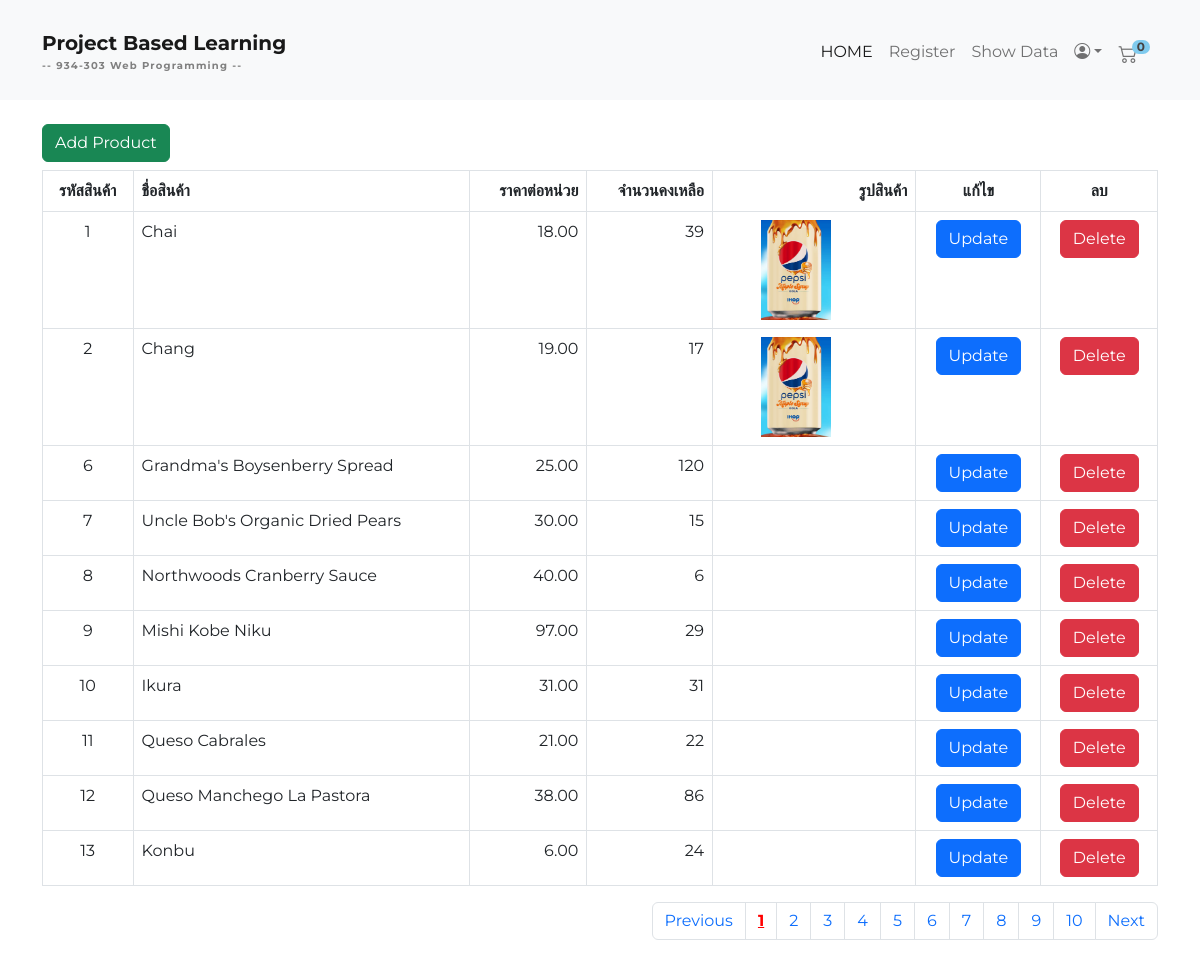
Page /showproduct.php (signed in) on the committed database.
### tables this page shows
CREATE TABLE `products` (
  `ProductID` int(11) NOT NULL,
  `ProductName` varchar(40) NOT NULL,
  `SupplierID` int(11) DEFAULT NULL,
  `CategoryID` int(11) DEFAULT NULL,
  `QuantityPerUnit` varchar(20) DEFAULT NULL,
  `UnitPrice` decimal(10,4) DEFAULT 0.0000,
  `UnitsInStock` smallint(2) DEFAULT 0,
  `UnitsOnOrder` smallint(2) DEFAULT 0,
  `ReorderLevel` smallint(2) DEFAULT 0,
  `Discontinued` bit(1) NOT NULL DEFAULT b'0',
  `productPic` varchar(100) DEFAULT NULL
);

### showproduct.php (the view, shortened to what this page needs)
<?php
include 'connectDB.php';
if (isset($_SESSION['userid'])) {
$sql = "select * from products order by productID";
$rs = $con->query($sql);
$count_row = mysqli_num_rows($rs);
if (isset($_GET['n'])) {
    $n = $_GET['n'];
} else {
    $n = 1;
}
$itemsPerPage = 10;
$numPages = ceil($count_row / $itemsPerPage);
$start = ($n - 1) * $itemsPerPage;
$sql2 = "select * from products p, categories c where p.CategoryID = c.CategoryID order by ProductID limit {$start},  {$itemsPerPage}";
$result2 = $con->query($sql2);
?>
<!doctype html>
<html lang="en">
<head>
    <link href="https://cdn.jsdelivr.net/npm/bootstrap@5.2.1/dist/css/bootstrap.min.css" rel="stylesheet"
>
    <link rel="stylesheet" href="style.css">
</head>
<body>
    <?php include 'header.php' ?>
    <div class="container">
        <?php
        if ($count_row > 0) {
        ?>
        <div class="row mb-2">
            <div class="col-md-3">
                <a class=" btn btn-success" href="productForm.php" role="button">Add Product</a>
            </div>
        </div>
        <table class="table table-bordered">
            <thead>
                <tr>
                    <th scope="col" class="text-center">รหัสสินค้า</th>
                    <th scope="col" class="text-start">ชื่อสินค้า</th>
                    <th scope="col" class="text-end">ราคาต่อหน่วย</th>
                    <th scope="col" class="text-end">จำนวนคงเหลือ</th>
                    <th scope="col" class="text-end">รูปสินค้า</th>
                    <th scope="col" class="text-center">แก้ไข</th>
                    <th scope="col" class="text-center">ลบ</th>
                </tr>
            </thead>
            <tbody>
                <?php
                    while ($result = $result2->fetch_assoc()) {
                    ?>
                <tr>
                    <td class="text-center"><?php echo $result['ProductID']; ?></td>
                    <td class="text-start"><?php echo $result['ProductName']; ?></td>
                    <td class="text-end">
                        <?php echo number_format($result['UnitPrice'], 2); ?>
                    </td>
                    <td class="text-end"><?php echo $result['UnitsInStock']; ?></td>
                    <td>
                        <?php
                                if ($result['productPic'] != "") {
                                    echo "<img src='images/products/{$result['productPic']}' class='img-thumbnail2'
                        >";
                                }
                                ?>
                    </td>
                    <td class="text-center"><a class=" btn btn-primary"
                            href="editproduct.php?productid=<?php echo $result['ProductID']; ?>"
                            role="button">Update</a>
                    </td>
                    <td class="text-center"><a class="btn btn-danger"
                            href="deleteProduct.php?productid=<?php echo $result['ProductID']; ?>" role="button"
                            onclick="return confirm('Are you sure you want to delete this item?');">Delete</a></td>
                </tr>
                <?php
                    }
                    ?>
            </tbody>
        </table>
        <?php
        }
        ?>
        <nav aria-label="Page navigation example">
            <ul class=" pagination justify-content-end">
                <?php
                if ($n > 1) {
                    echo
                    "<li class='page-item'>
                            <a class='page-link' href='showproduct.php?n=" . ($n - 1) . "'>Previous</a>
                        </li>";
                } else {
                    echo
                    "<li class='page-item'>
                            <a class='page-link' href='showproduct.php?n=1'>Previous</a>
                        </li>";
                }
                $i = 1;
                while ($i <= $numPages) {
                    if ($i == $n) {
                        echo
                        "<li class='page-item'>
                                <a class='page-link currentpage' href='showproduct.php?n=" . $i . "'>" . $i . "</a>
                        </li>";
                    } else {
                        echo
                        "<li class='page-item'>
                                <a class='page-link' href='showproduct.php?n=" . $i . "'>" . $i . "</a>
                        </li>";
                    }
                    $i++;
                }
                if ($n < $numPages) {
                    echo
                    "<li class='page-item'>
                                <a class='page-link' href='showproduct.php?n=" .  ($n + 1) . "'>Next</a>
                            </li>";
                } else {
                    echo
                    "<li class='page-item'>
                                <a class='page-link' href='showproduct.php?n=" . $numPages  . "'>Next</a>
                            </li>";
                }
                ?>
            </ul>
        </nav>
    </div>
</body>
</html>
<?php
}else{
    header("Location:login.php");
}
?>

### header.php (shortened to what this page needs)
<nav class="navbar navbar-expand-lg mb-4 bg-light">
    <div class="container">
        <a class="navbar-brand" href="#">
            <div class="d-flex flex-column">
                <div class="titlepage">Project Based Learning</div>
                <div class="subtitle">-- 934-303 Web Programming --</div>
            </div>
        </a>
        <div class="collapse navbar-collapse" id="navbarSupportedContent">
            <ul class="navbar-nav ms-auto my-2 mb-lg-0">
                <li class="nav-item">
                    <a class="nav-link active" href="login.php">HOME</a>
                </li>
                <li class="nav-item">
                    <a class="nav-link" href="register.php">Register</a>
                </li>
                <li class="nav-item">
                    <a class="nav-link" href="showproduct.php">Show Data</a>
                </li>
                <?php
                    if (isset($_SESSION['userid'])) {
                        echo
                        "<li class='nav-item dropdown'>
                            <a class='nav-link dropdown-toggle' role='button' data-bs-toggle='dropdown' aria-expanded='false' href='#'><i class='bi bi-person-circle'></i></a>
                            <ul class='dropdown-menu'>
                                <li><a class='dropdown-item' href='profile.php'>Profile</a></li>
                                <li><a class='dropdown-item' href='logout.php'>logout</a></li>
                            </ul>
                        </li>";
                    }
                ?>
                <li class="nav-item">
                    <a class="nav-link" href="#">
                        <i class="bi bi-cart2 cart"></i>
                        <?php
                        $totalItem = 0;
                        echo "
                        <span class='badge badge-warning' id='lblCartCount'>" . $totalItem  . "</span>";
                        ?>
                    </a>
                </li>
            </ul>
        </div>
</nav>

### style.css (style rules this page uses)
body { font-family: 'Montserrat', sans-serif; }
.navbar { height: 100px; }
.navbar-brand { font-weight: bold; }
.badge { padding-left: 9px; padding-right: 9px; -webkit-border-radius: 9px; -moz-border-radius: 9px; border-radius: 9px; }
#lblCartCount { font-size: 12px; background: #80cbee; color: rgb(68, 66, 66); padding: 1px 5px; vertical-align: top; margin-left: -10px; }
.cart { font-size: 1.2rem; }
.img-thumbnail2 { width: 150px; height: 100px; object-fit: contain; }
.currentpage { color:red; font-weight: bold; text-decoration: underline; }
.subtitle { font-size: 0.5em; color:grey; letter-spacing: 1.2px; }

### rows in the picture
products: ProductID "1", ProductName "Chai", UnitPrice "18.00", UnitsInStock "39", productPic (picture)
products: ProductID "2", ProductName "Chang", UnitPrice "19.00", UnitsInStock "17", productPic (picture)
products: ProductID "6", ProductName "Grandma's Boysenberry Spread", UnitPrice "25.00", UnitsInStock "120"
products: ProductID "7", ProductName "Uncle Bob's Organic Dried Pears", UnitPrice "30.00", UnitsInStock "15"
products: ProductID "8", ProductName "Northwoods Cranberry Sauce", UnitPrice "40.00", UnitsInStock "6"
products: ProductID "9", ProductName "Mishi Kobe Niku", UnitPrice "97.00", UnitsInStock "29"
products: ProductID "10", ProductName "Ikura", UnitPrice "31.00", UnitsInStock "31"
products: ProductID "11", ProductName "Queso Cabrales", UnitPrice "21.00", UnitsInStock "22"
products: ProductID "12", ProductName "Queso Manchego La Pastora", UnitPrice "38.00", UnitsInStock "86"
products: ProductID "13", ProductName "Konbu", UnitPrice "6.00", UnitsInStock "24"

### other values in the picture
$totalItem "0"
